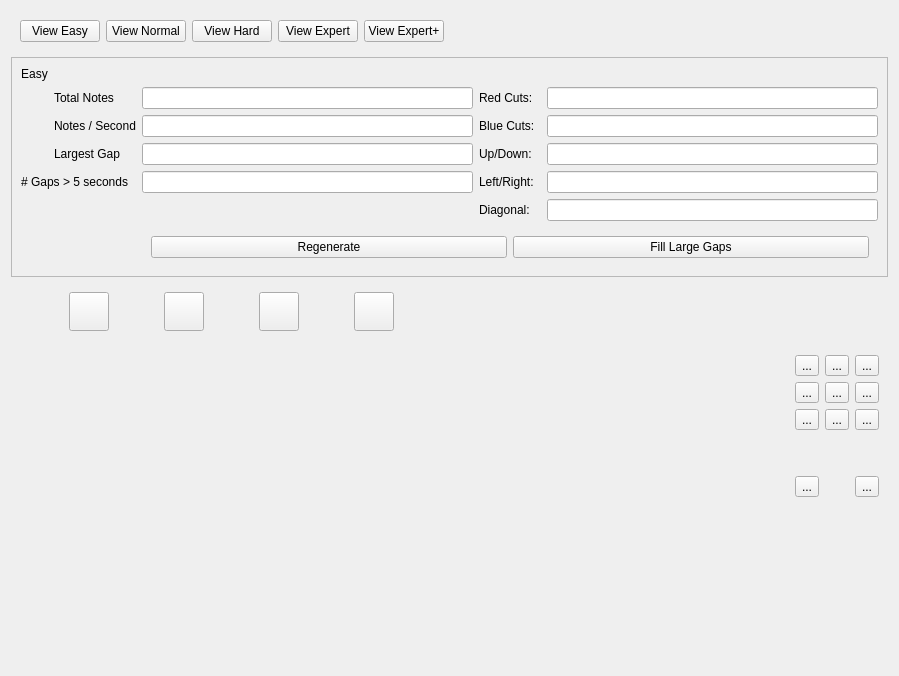
<?xml version="1.0" encoding="UTF-8"?>
<ui version="4.0">
 <class>NotesTableForm</class>
 <widget class="QWidget" name="NotesTableForm">
  <property name="geometry">
   <rect>
    <x>0</x>
    <y>0</y>
    <width>899</width>
    <height>676</height>
   </rect>
  </property>
  <property name="minimumSize">
   <size>
    <width>0</width>
    <height>0</height>
   </size>
  </property>
  <property name="windowTitle">
   <string>Form</string>
  </property>
  <layout class="QGridLayout" name="gridLayout_2">
   <item row="3" column="1">
    <widget class="QWidget" name="directionBtnsWidget" native="true">
     <property name="sizePolicy">
      <sizepolicy hsizetype="Minimum" vsizetype="Minimum">
       <horstretch>0</horstretch>
       <verstretch>0</verstretch>
      </sizepolicy>
     </property>
     <layout class="QGridLayout" name="gridLayout">
      <item row="1" column="3">
       <widget class="QToolButton" name="rightBtn">
        <property name="text">
         <string>...</string>
        </property>
        <property name="icon">
         <iconset>
          <normalon>:/Images/Images/arrowRight.png</normalon>
         </iconset>
        </property>
        <property name="iconSize">
         <size>
          <width>32</width>
          <height>32</height>
         </size>
        </property>
       </widget>
      </item>
      <item row="3" column="2">
       <spacer name="verticalSpacer">
        <property name="orientation">
         <enum>Qt::Vertical</enum>
        </property>
        <property name="sizeHint" stdset="0">
         <size>
          <width>20</width>
          <height>40</height>
         </size>
        </property>
       </spacer>
      </item>
      <item row="4" column="3">
       <widget class="QToolButton" name="blueBtn">
        <property name="text">
         <string>...</string>
        </property>
        <property name="icon">
         <iconset>
          <normalon>:/Images/Images/blueCube.png</normalon>
         </iconset>
        </property>
        <property name="iconSize">
         <size>
          <width>32</width>
          <height>32</height>
         </size>
        </property>
       </widget>
      </item>
      <item row="1" column="1">
       <widget class="QToolButton" name="leftBtn">
        <property name="text">
         <string>...</string>
        </property>
        <property name="icon">
         <iconset>
          <normalon>:/Images/Images/arrowLeft.png</normalon>
         </iconset>
        </property>
        <property name="iconSize">
         <size>
          <width>32</width>
          <height>32</height>
         </size>
        </property>
       </widget>
      </item>
      <item row="4" column="1">
       <widget class="QToolButton" name="redBtn">
        <property name="text">
         <string>...</string>
        </property>
        <property name="icon">
         <iconset>
          <normalon>:/Images/Images/redCube.png</normalon>
         </iconset>
        </property>
        <property name="iconSize">
         <size>
          <width>32</width>
          <height>32</height>
         </size>
        </property>
       </widget>
      </item>
      <item row="0" column="2">
       <widget class="QToolButton" name="upBtn">
        <property name="text">
         <string>...</string>
        </property>
        <property name="icon">
         <iconset>
          <normalon>:/Images/Images/arrowUp.png</normalon>
         </iconset>
        </property>
        <property name="iconSize">
         <size>
          <width>32</width>
          <height>32</height>
         </size>
        </property>
       </widget>
      </item>
      <item row="2" column="1">
       <widget class="QToolButton" name="downLeftBtn">
        <property name="text">
         <string>...</string>
        </property>
        <property name="icon">
         <iconset>
          <normalon>:/Images/Images/arrowDownLeft.png</normalon>
         </iconset>
        </property>
        <property name="iconSize">
         <size>
          <width>32</width>
          <height>32</height>
         </size>
        </property>
       </widget>
      </item>
      <item row="0" column="3">
       <widget class="QToolButton" name="upRightBtn">
        <property name="text">
         <string>...</string>
        </property>
        <property name="icon">
         <iconset>
          <normalon>:/Images/Images/arrowUpRight.png</normalon>
         </iconset>
        </property>
        <property name="iconSize">
         <size>
          <width>32</width>
          <height>32</height>
         </size>
        </property>
       </widget>
      </item>
      <item row="2" column="3">
       <widget class="QToolButton" name="downRightBtn">
        <property name="text">
         <string>...</string>
        </property>
        <property name="icon">
         <iconset>
          <normalon>:/Images/Images/arrowDownRight.png</normalon>
         </iconset>
        </property>
        <property name="iconSize">
         <size>
          <width>32</width>
          <height>32</height>
         </size>
        </property>
       </widget>
      </item>
      <item row="2" column="2">
       <widget class="QToolButton" name="downBtn">
        <property name="text">
         <string>...</string>
        </property>
        <property name="icon">
         <iconset>
          <normalon>:/Images/Images/arrowDown.png</normalon>
         </iconset>
        </property>
        <property name="iconSize">
         <size>
          <width>32</width>
          <height>32</height>
         </size>
        </property>
       </widget>
      </item>
      <item row="0" column="1">
       <widget class="QToolButton" name="upLeftBtn">
        <property name="minimumSize">
         <size>
          <width>0</width>
          <height>0</height>
         </size>
        </property>
        <property name="text">
         <string>...</string>
        </property>
        <property name="icon">
         <iconset>
          <normalon>:/Images/Images/arrowUpLeft.png</normalon>
         </iconset>
        </property>
        <property name="iconSize">
         <size>
          <width>32</width>
          <height>32</height>
         </size>
        </property>
       </widget>
      </item>
      <item row="1" column="2">
       <widget class="QToolButton" name="centerBtn">
        <property name="text">
         <string>...</string>
        </property>
        <property name="icon">
         <iconset>
          <normalon>:/Images/Images/arrowNone.png</normalon>
         </iconset>
        </property>
        <property name="iconSize">
         <size>
          <width>32</width>
          <height>32</height>
         </size>
        </property>
       </widget>
      </item>
      <item row="2" column="0">
       <spacer name="horizontalSpacer">
        <property name="orientation">
         <enum>Qt::Horizontal</enum>
        </property>
        <property name="sizeHint" stdset="0">
         <size>
          <width>40</width>
          <height>20</height>
         </size>
        </property>
       </spacer>
      </item>
     </layout>
    </widget>
   </item>
   <item row="1" column="0" colspan="2">
    <widget class="QFrame" name="infoWidget">
     <property name="frameShape">
      <enum>QFrame::StyledPanel</enum>
     </property>
     <property name="frameShadow">
      <enum>QFrame::Raised</enum>
     </property>
     <layout class="QGridLayout" name="gridLayout_3">
      <item row="3" column="5">
       <widget class="QLineEdit" name="upDownCutsTF"/>
      </item>
      <item row="4" column="5">
       <widget class="QLineEdit" name="leftRightCutsTF"/>
      </item>
      <item row="6" column="2" colspan="4">
       <widget class="QWidget" name="infoBtnsWidget" native="true">
        <property name="minimumSize">
         <size>
          <width>0</width>
          <height>0</height>
         </size>
        </property>
        <layout class="QHBoxLayout" name="horizontalLayout_2">
         <item>
          <widget class="QPushButton" name="regeneratePB">
           <property name="text">
            <string>Regenerate</string>
           </property>
          </widget>
         </item>
         <item>
          <widget class="QPushButton" name="fillGapsPB">
           <property name="text">
            <string>Fill Large Gaps</string>
           </property>
          </widget>
         </item>
        </layout>
       </widget>
      </item>
      <item row="2" column="5">
       <widget class="QLineEdit" name="blueCutsTF"/>
      </item>
      <item row="5" column="3">
       <widget class="QLabel" name="diagonalCutsL">
        <property name="text">
         <string>Diagonal:</string>
        </property>
       </widget>
      </item>
      <item row="4" column="2">
       <widget class="QLineEdit" name="numLargsGapsTF">
        <property name="readOnly">
         <bool>true</bool>
        </property>
       </widget>
      </item>
      <item row="2" column="2">
       <widget class="QLineEdit" name="notesPerSecondTF">
        <property name="readOnly">
         <bool>true</bool>
        </property>
       </widget>
      </item>
      <item row="3" column="1">
       <widget class="QLabel" name="largestGapL">
        <property name="text">
         <string>Largest Gap</string>
        </property>
       </widget>
      </item>
      <item row="1" column="3">
       <widget class="QLabel" name="redCutsL">
        <property name="text">
         <string>Red Cuts:</string>
        </property>
       </widget>
      </item>
      <item row="1" column="5">
       <widget class="QLineEdit" name="redCutsTF"/>
      </item>
      <item row="2" column="1">
       <widget class="QLabel" name="notesPerSecondL">
        <property name="text">
         <string>Notes / Second</string>
        </property>
       </widget>
      </item>
      <item row="2" column="3">
       <widget class="QLabel" name="blueCutsL">
        <property name="text">
         <string>Blue Cuts:</string>
        </property>
       </widget>
      </item>
      <item row="3" column="3">
       <widget class="QLabel" name="upDownCutsL">
        <property name="text">
         <string>Up/Down:</string>
        </property>
       </widget>
      </item>
      <item row="4" column="0" colspan="2">
       <widget class="QLabel" name="numLargeGapsL">
        <property name="text">
         <string># Gaps &gt; 5 seconds</string>
        </property>
       </widget>
      </item>
      <item row="1" column="2">
       <widget class="QLineEdit" name="totalNotesTF">
        <property name="readOnly">
         <bool>true</bool>
        </property>
       </widget>
      </item>
      <item row="3" column="2">
       <widget class="QLineEdit" name="largestGapTF">
        <property name="readOnly">
         <bool>true</bool>
        </property>
       </widget>
      </item>
      <item row="0" column="0">
       <widget class="QLabel" name="difficultyL">
        <property name="text">
         <string>Easy</string>
        </property>
        <property name="alignment">
         <set>Qt::AlignCenter</set>
        </property>
       </widget>
      </item>
      <item row="1" column="1">
       <widget class="QLabel" name="totalNotesL">
        <property name="text">
         <string>Total Notes</string>
        </property>
       </widget>
      </item>
      <item row="4" column="3">
       <widget class="QLabel" name="leftRightCutsL">
        <property name="text">
         <string>Left/Right:</string>
        </property>
       </widget>
      </item>
      <item row="5" column="5">
       <widget class="QLineEdit" name="diagonalCutsTF"/>
      </item>
     </layout>
    </widget>
   </item>
   <item row="2" column="0">
    <widget class="QWidget" name="playerControlsWidget" native="true">
     <layout class="QHBoxLayout" name="horizontalLayout_3">
      <item>
       <widget class="QToolButton" name="playRewindPB">
        <property name="text">
         <string/>
        </property>
        <property name="icon">
         <iconset>
          <normalon>:/Images/Images/first.png</normalon>
         </iconset>
        </property>
        <property name="iconSize">
         <size>
          <width>32</width>
          <height>32</height>
         </size>
        </property>
       </widget>
      </item>
      <item>
       <widget class="QToolButton" name="playPlayPB">
        <property name="text">
         <string/>
        </property>
        <property name="icon">
         <iconset>
          <normalon>:/Images/Images/play.png</normalon>
         </iconset>
        </property>
        <property name="iconSize">
         <size>
          <width>32</width>
          <height>32</height>
         </size>
        </property>
       </widget>
      </item>
      <item>
       <widget class="QToolButton" name="playPausePB">
        <property name="text">
         <string/>
        </property>
        <property name="icon">
         <iconset>
          <normalon>:/Images/Images/pause.png</normalon>
         </iconset>
        </property>
        <property name="iconSize">
         <size>
          <width>32</width>
          <height>32</height>
         </size>
        </property>
       </widget>
      </item>
      <item>
       <widget class="QToolButton" name="playLastPB">
        <property name="text">
         <string/>
        </property>
        <property name="icon">
         <iconset>
          <normalon>:/Images/Images/last.png</normalon>
         </iconset>
        </property>
        <property name="iconSize">
         <size>
          <width>32</width>
          <height>32</height>
         </size>
        </property>
       </widget>
      </item>
     </layout>
    </widget>
   </item>
   <item row="0" column="0">
    <widget class="QWidget" name="viewBtnsWidget" native="true">
     <layout class="QHBoxLayout" name="horizontalLayout">
      <item>
       <widget class="QPushButton" name="viewEasyPB">
        <property name="text">
         <string>View Easy</string>
        </property>
       </widget>
      </item>
      <item>
       <widget class="QPushButton" name="viewNormalPB">
        <property name="text">
         <string>View Normal</string>
        </property>
       </widget>
      </item>
      <item>
       <widget class="QPushButton" name="viewHardPB">
        <property name="text">
         <string>View Hard</string>
        </property>
       </widget>
      </item>
      <item>
       <widget class="QPushButton" name="viewExpertPB">
        <property name="text">
         <string>View Expert</string>
        </property>
       </widget>
      </item>
      <item>
       <widget class="QPushButton" name="viewExpertPlusPB">
        <property name="text">
         <string>View Expert+</string>
        </property>
       </widget>
      </item>
     </layout>
    </widget>
   </item>
   <item row="4" column="1">
    <spacer name="verticalSpacer_2">
     <property name="orientation">
      <enum>Qt::Vertical</enum>
     </property>
     <property name="sizeHint" stdset="0">
      <size>
       <width>20</width>
       <height>40</height>
      </size>
     </property>
    </spacer>
   </item>
   <item row="3" column="0">
    <widget class="QWidget" name="innerTableWidget" native="true">
     <layout class="QHBoxLayout" name="horizontalLayout_4"/>
    </widget>
   </item>
  </layout>
 </widget>
 <resources/>
 <connections/>
</ui>
